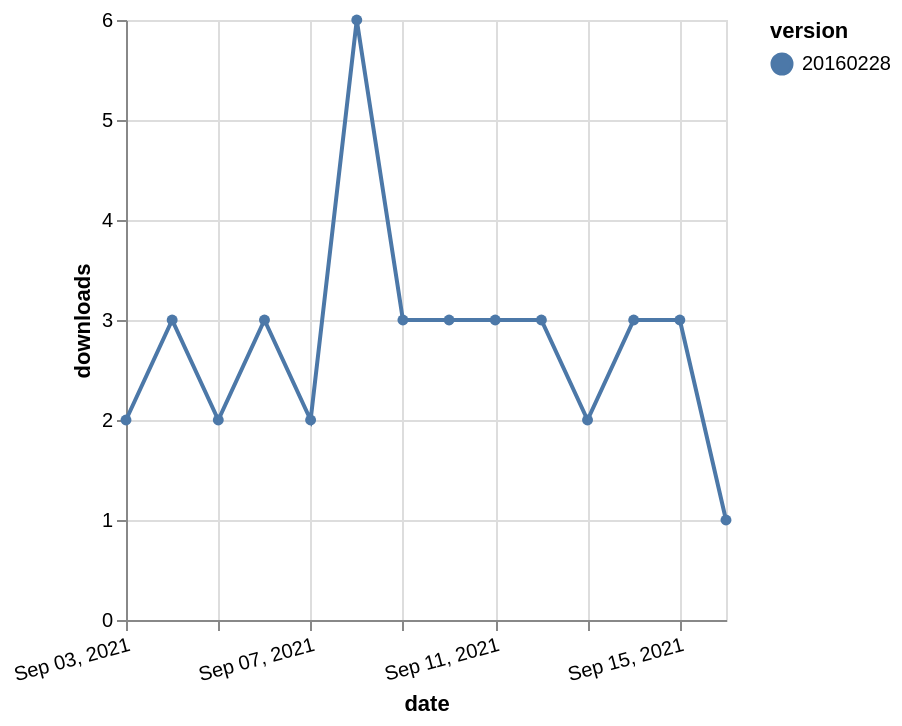

Describe this chart as a Vega-Lite specification.
### Vega-Lite specification from a JSON file in a GitHub repository (floating-point values rounded to 4 significant figures)
{"$schema": "https://vega.github.io/schema/vega-lite/v5.json", "description": "A simple bar chart with embedded data.", "data": {"values": [{"date": "2021-09-03", "total": 10146, "delta": 2, "version": "20160228"}, {"date": "2021-09-04", "total": 10149, "delta": 3, "version": "20160228"}, {"date": "2021-09-05", "total": 10151, "delta": 2, "version": "20160228"}, {"date": "2021-09-06", "total": 10154, "delta": 3, "version": "20160228"}, {"date": "2021-09-07", "total": 10156, "delta": 2, "version": "20160228"}, {"date": "2021-09-08", "total": 10162, "delta": 6, "version": "20160228"}, {"date": "2021-09-09", "total": 10165, "delta": 3, "version": "20160228"}, {"date": "2021-09-10", "total": 10168, "delta": 3, "version": "20160228"}, {"date": "2021-09-11", "total": 10171, "delta": 3, "version": "20160228"}, {"date": "2021-09-12", "total": 10174, "delta": 3, "version": "20160228"}, {"date": "2021-09-13", "total": 10176, "delta": 2, "version": "20160228"}, {"date": "2021-09-14", "total": 10179, "delta": 3, "version": "20160228"}, {"date": "2021-09-15", "total": 10182, "delta": 3, "version": "20160228"}, {"date": "2021-09-16", "total": 10183, "delta": 1, "version": "20160228"}]}, "width": "container", "mark": {"type": "line", "point": {"filled": true}}, "encoding": {"x": {"field": "date", "type": "temporal", "timeUnit": "yearmonthdate", "title": "date", "axis": {"labelAngle": -15}}, "y": {"field": "delta", "type": "quantitative", "title": "downloads"}, "color": {"field": "version", "type": "nominal"}, "tooltip": {"field": "delta"}}}
